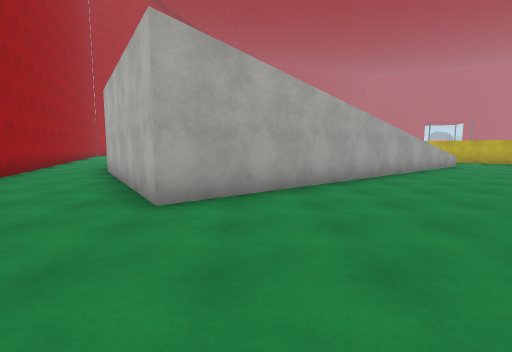
view 1 (above)

18 first-person views from a walk through a scene from a Unity 3-D project. The camera is 1.5 m above the floor, tilts 6° down and sees 85° across. The floor is counted in squares, 2 m on a side. Each view is taken from the middle of a square. On the plan, view 1 faces up. The plan holds only what a view shows up to about 10 squares ahead; the rest is blank. The place goes on beyond the plan. The player character is not drawn. Door leaves are left out, so doorways stand open. Surface patterns are stand-ins for the level's own textures.

view 2
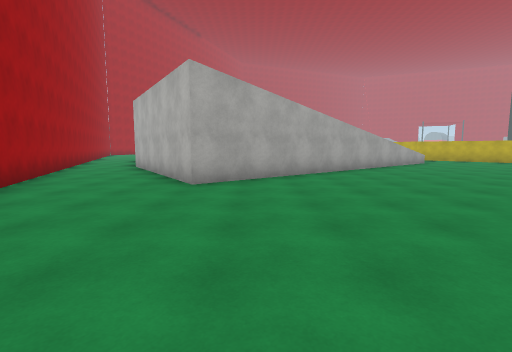

view 3
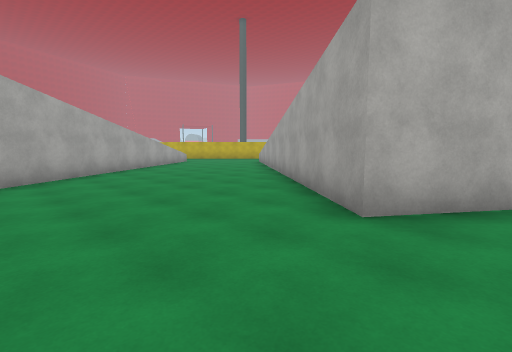

view 4
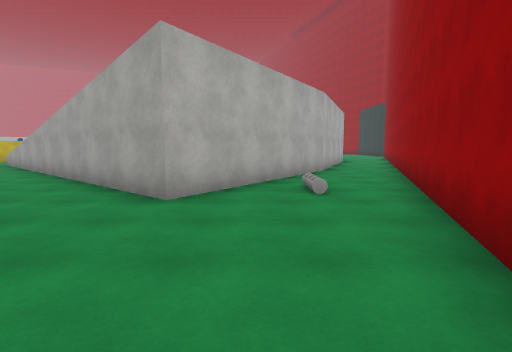

view 5
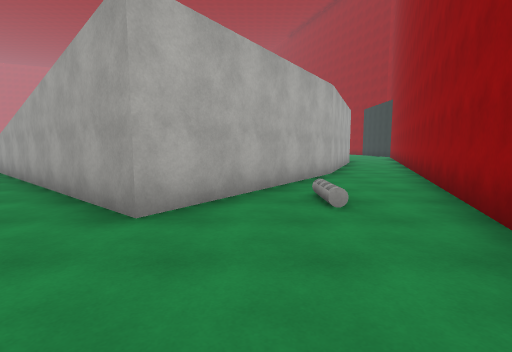

view 6
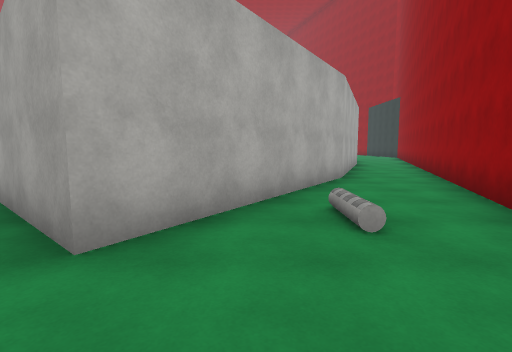

view 7
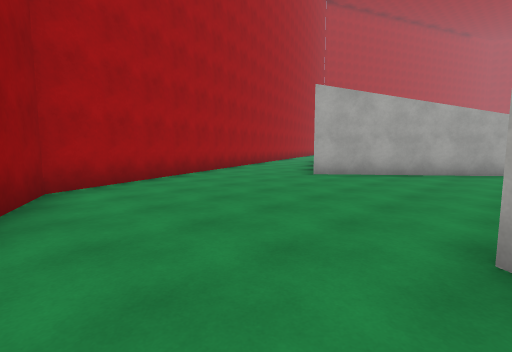

view 8
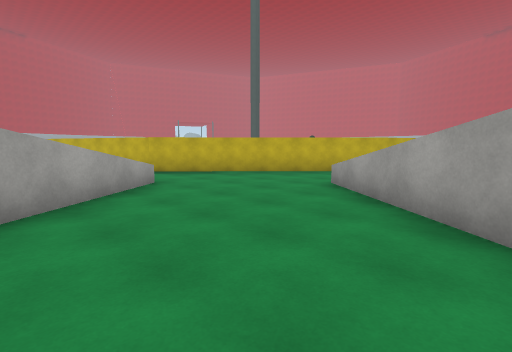

view 9
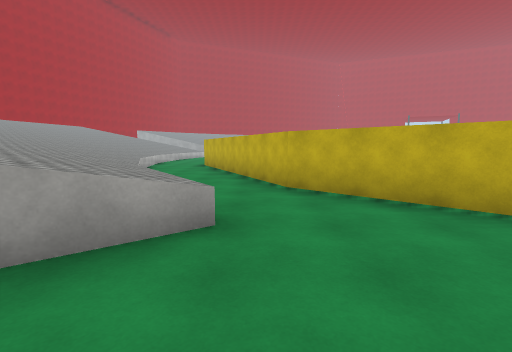

view 10
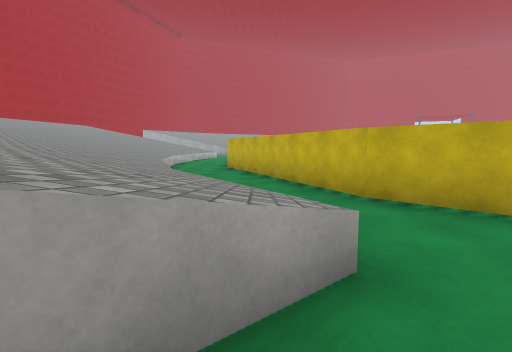

view 11
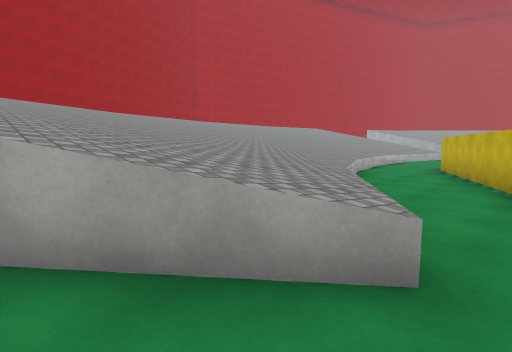

view 12
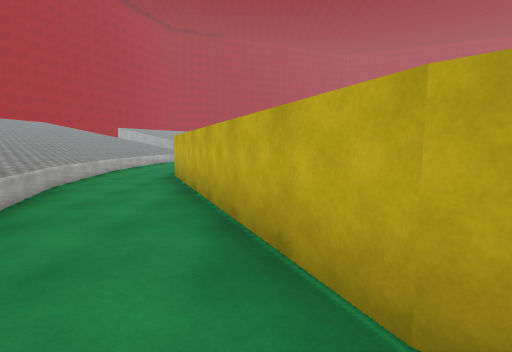

view 13
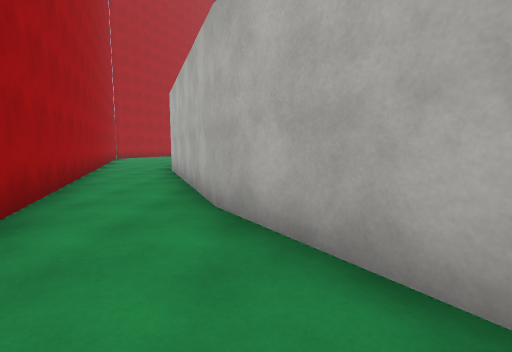

view 14
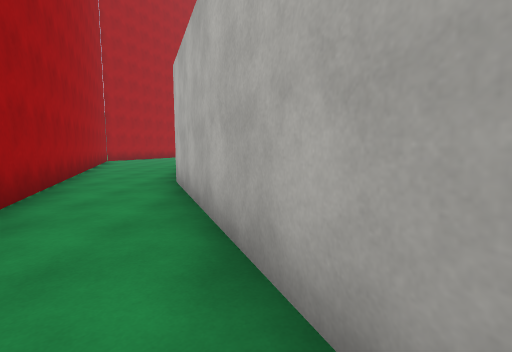

view 15
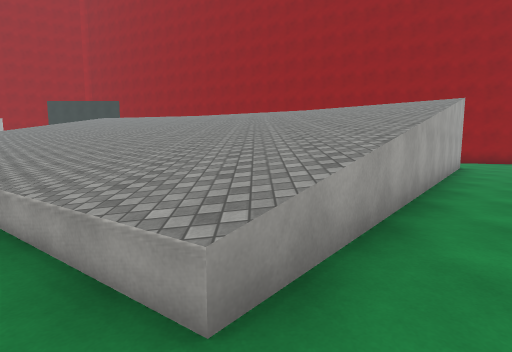

view 16
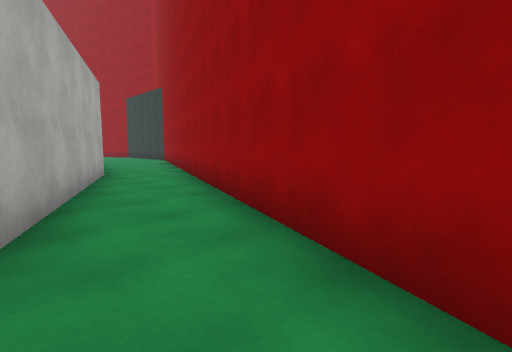

view 17
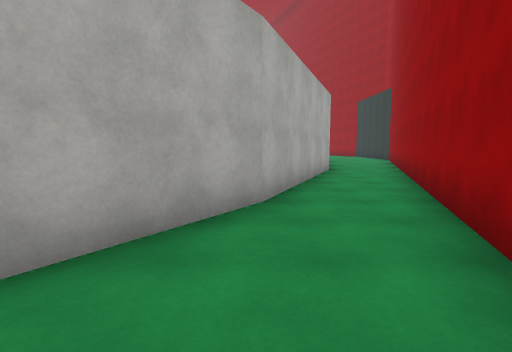

view 18
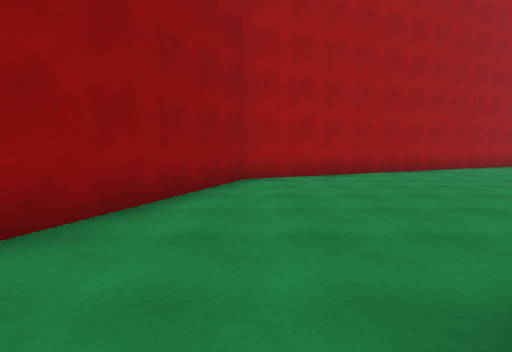

### Floor plan
Key: @ floor where view 1 was taken; # wall or solid block; . floor; / step, stairs or slope; ^ raised ledge.
Columns run from 11 left of view 1 to 12 right of it. Each row starts with its distance up from view 1.
 22             ^^^..
 21             ^^^..
 20             ^^^...
 19             ^^^^.#
 18 #...        ^^^^.##
 17 ##..        ^^^^..#
 16  #..         ^^^..##
 15  ##.         ^^^^..#
 14   #..#       ^^^^..#
 13   #..#        ^^^^.##
 12   ##.##       ^^^^^.##
 11    #..#        ^^^^..##
 10    ##.#        ^^^^...##
  9     #.##        ^......#
  8     # .##     ##.....^.
  7      #..#    ##......^^^
  6      #..## ###......^^^^
  5      ##..###.......#^^^^
  4       #...#.......##  ^^
  3       ##.........##    ^
  2        #........##
  1        #........#
  0        ##..@...##
 -1         #.....###
 -2         ##......##
 -3          ### ../.###
 -4             ###....###
 -5               ###....###
 -6                 ####...#
 -7                    ###..
 -8                      ###

Positions as (right, up) in squares from view 1, and headings:
1: (0, 0), facing up
2: (0, -2), facing up
3: (0, -2), facing up-right
4: (-1, -2), facing right
5: (0, -2), facing right
6: (1, -2), facing right
7: (3, -3), facing up-left
8: (5, 5), facing up-right
9: (8, 8), facing up
10: (7, 9), facing up
11: (8, 9), facing up-left
12: (8, 12), facing up
13: (-4, 5), facing up
14: (-5, 8), facing up
15: (10, 9), facing down
16: (5, -4), facing down-right
17: (4, -4), facing right
18: (4, -2), facing left
